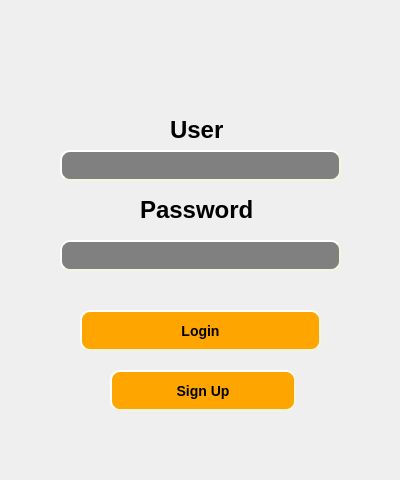
<?xml version="1.0" encoding="UTF-8"?>
<ui version="4.0">
 <class>Dialog</class>
 <widget class="QDialog" name="Dialog">
  <property name="geometry">
   <rect>
    <x>0</x>
    <y>0</y>
    <width>400</width>
    <height>480</height>
   </rect>
  </property>
  <property name="minimumSize">
   <size>
    <width>400</width>
    <height>480</height>
   </size>
  </property>
  <property name="maximumSize">
   <size>
    <width>400</width>
    <height>16777215</height>
   </size>
  </property>
  <property name="windowTitle">
   <string>Dialog</string>
  </property>
  <property name="whatsThis">
   <string>&lt;html&gt;&lt;head/&gt;&lt;body&gt;&lt;p&gt;&lt;br/&gt;&lt;/p&gt;&lt;/body&gt;&lt;/html&gt;</string>
  </property>
  <property name="autoFillBackground">
   <bool>false</bool>
  </property>
  <property name="styleSheet">
   <string notr="true">background-image: url(.\test.jpg);</string>
  </property>
  <widget class="QPushButton" name="login_button">
   <property name="geometry">
    <rect>
     <x>80</x>
     <y>310</y>
     <width>241</width>
     <height>41</height>
    </rect>
   </property>
   <property name="styleSheet">
    <string notr="true">background-color: orange;
    border-style: outset;
    border-width: 2px;
    border-radius: 10px;
    border-color: beige;
    font: bold 14px;
    min-width: 10em;
    padding: 6px;</string>
   </property>
   <property name="text">
    <string>Login</string>
   </property>
  </widget>
  <widget class="QPushButton" name="signup_button">
   <property name="geometry">
    <rect>
     <x>110</x>
     <y>370</y>
     <width>186</width>
     <height>41</height>
    </rect>
   </property>
   <property name="styleSheet">
    <string notr="true">background-color: orange;
    border-style: outset;
    border-width: 2px;
    border-radius: 10px;
    border-color: beige;
    font: bold 14px;
    min-width: 10em;
    padding: 6px;</string>
   </property>
   <property name="text">
    <string>Sign Up</string>
   </property>
  </widget>
  <widget class="QLabel" name="user_label">
   <property name="geometry">
    <rect>
     <x>170</x>
     <y>110</y>
     <width>61</width>
     <height>41</height>
    </rect>
   </property>
   <property name="cursor">
    <cursorShape>UpArrowCursor</cursorShape>
   </property>
   <property name="locale">
    <locale language="English" country="UnitedStates"/>
   </property>
   <property name="text">
    <string>&lt;html&gt;&lt;head/&gt;&lt;body&gt;&lt;p&gt;&lt;span style=&quot; font-size:18pt; font-weight:600;&quot;&gt;User&lt;/span&gt;&lt;/p&gt;&lt;/body&gt;&lt;/html&gt;</string>
   </property>
  </widget>
  <widget class="QTextEdit" name="user_textedit_2">
   <property name="geometry">
    <rect>
     <x>60</x>
     <y>240</y>
     <width>281</width>
     <height>31</height>
    </rect>
   </property>
   <property name="styleSheet">
    <string notr="true">background-color: gray;
    border-style: outset;
    border-width: 2px;
    border-radius: 10px;
    border-color: beige;
    font: bold 14px;
    min-width: 10em;
    </string>
   </property>
  </widget>
  <widget class="QTextEdit" name="user_textedit_3">
   <property name="geometry">
    <rect>
     <x>60</x>
     <y>150</y>
     <width>281</width>
     <height>31</height>
    </rect>
   </property>
   <property name="styleSheet">
    <string notr="true">background-color: gray;
    border-style: outset;
    border-width: 2px;
    border-radius: 10px;
    border-color: beige;
    font: bold 14px;
    min-width: 10em;
    </string>
   </property>
  </widget>
  <widget class="QLabel" name="user_label_2">
   <property name="geometry">
    <rect>
     <x>140</x>
     <y>190</y>
     <width>141</width>
     <height>41</height>
    </rect>
   </property>
   <property name="cursor">
    <cursorShape>UpArrowCursor</cursorShape>
   </property>
   <property name="locale">
    <locale language="English" country="UnitedStates"/>
   </property>
   <property name="text">
    <string>&lt;html&gt;&lt;head/&gt;&lt;body&gt;&lt;p&gt;&lt;span style=&quot; font-size:18pt; font-weight:600;&quot;&gt;Password&lt;/span&gt;&lt;/p&gt;&lt;/body&gt;&lt;/html&gt;</string>
   </property>
  </widget>
 </widget>
 <resources/>
 <connections/>
</ui>
